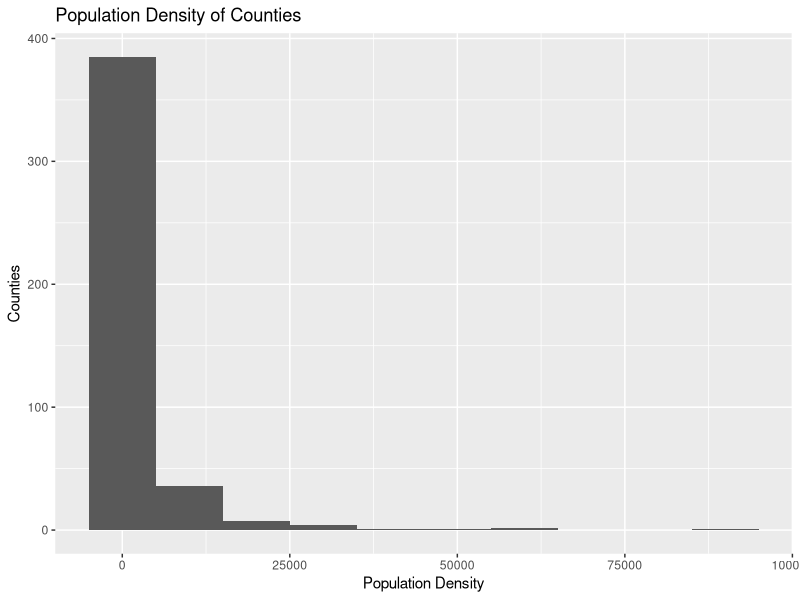
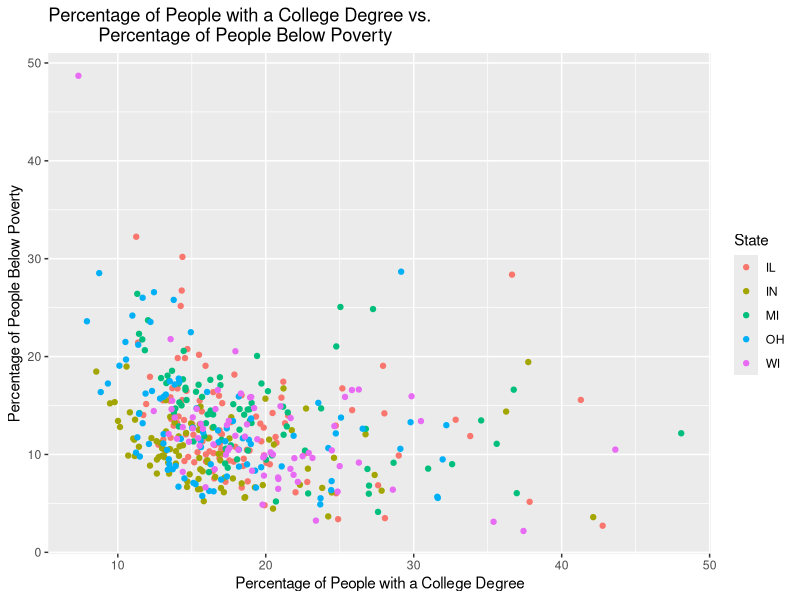
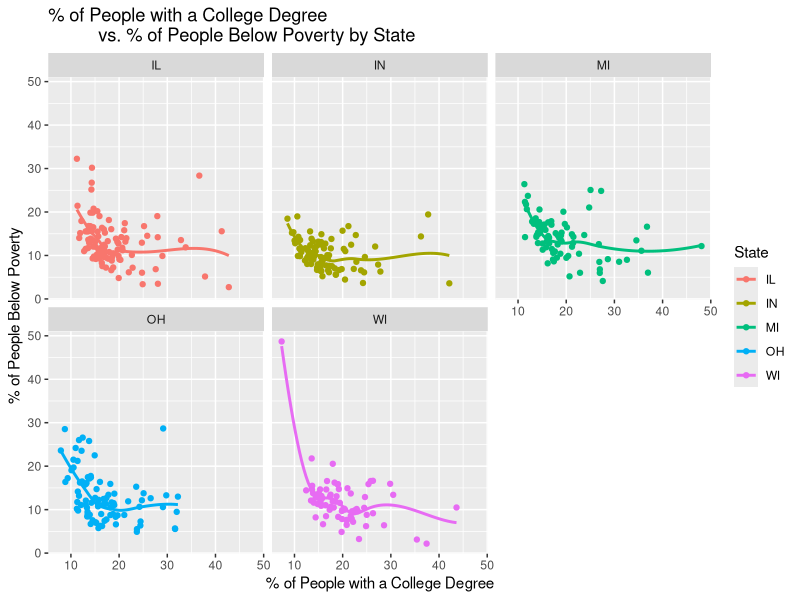
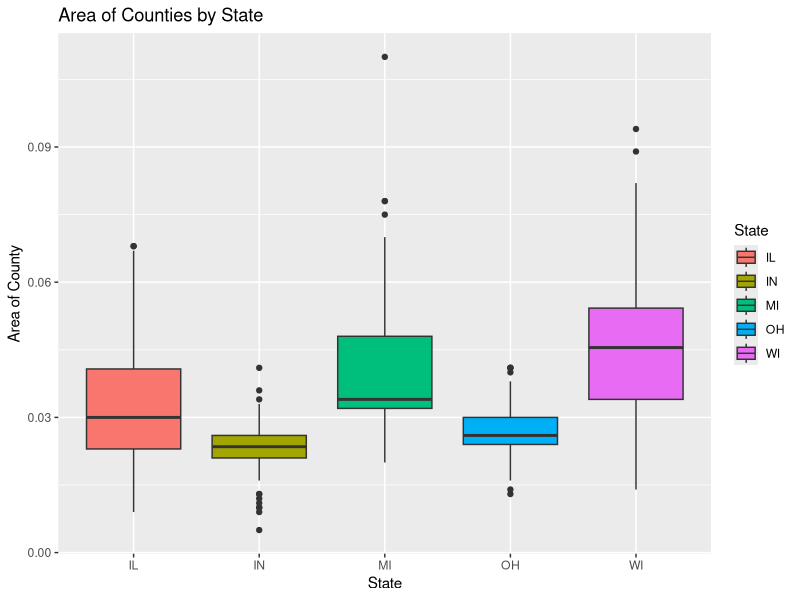
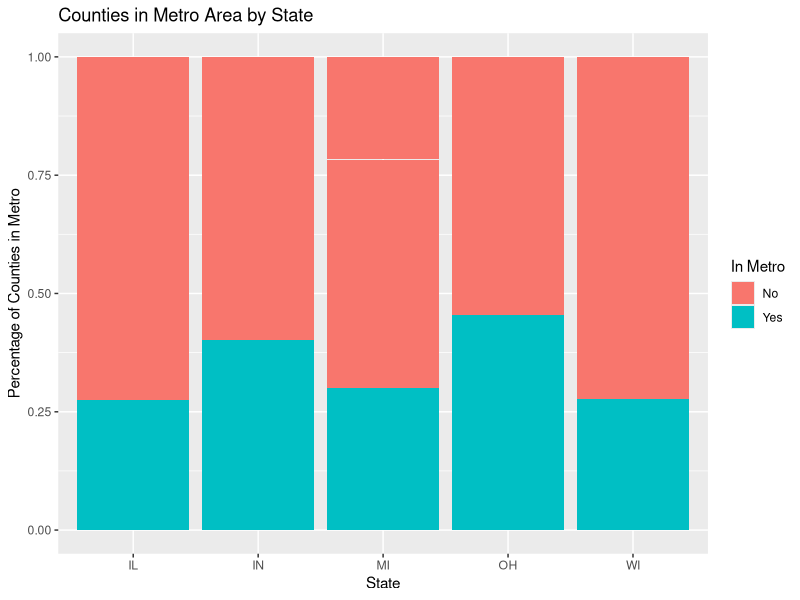
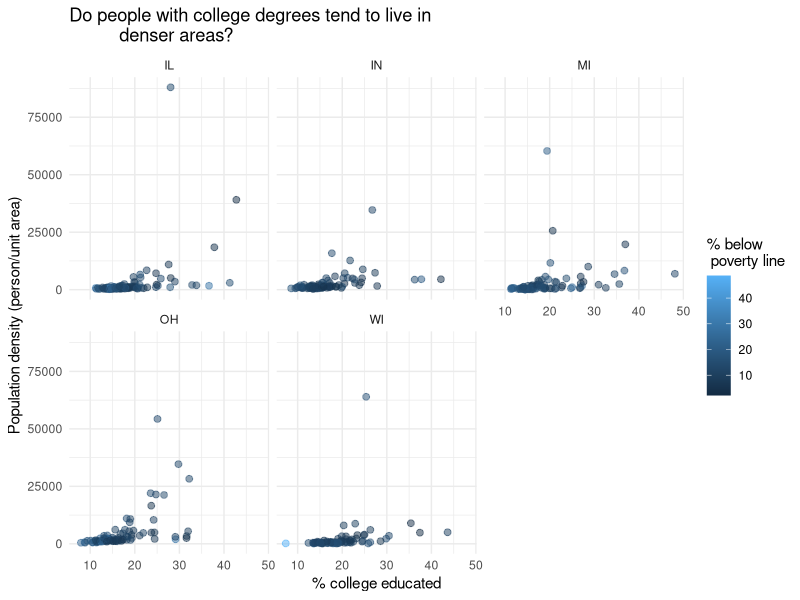

Write the R code that produced these figures, in order.
## ---- chunk 1
#| label: load-packages
#| message: false

library(tidyverse)
library(viridis)

## ---- chunk 2
#| label: glimpse
glimpse(midwest)

## ---- chunk 3

#| label: histogram-population-density-of-counties

ggplot(midwest, aes(x = popdensity)) +
  geom_histogram(binwidth = 10000) + labs(x = "Population Density", 
      y = "Counties") + ggtitle("Population Density of Counties")

## ---- chunk 4

#| label: degree-versus-poverty-scatterplot

ggplot(midwest, aes(x = percollege, y = percbelowpoverty, color = state)) +
  geom_point() + 
  scale_fill_viridis_d() +
  labs(x = "Percentage of People with a College Degree", 
       y = "Percentage of People Below Poverty", color = "State") + 
  ggtitle("Percentage of People with a College Degree vs. 
          Percentage of People Below Poverty")

## ---- chunk 5
#| label: generate-scatterplots-by-state

ggplot(midwest, aes(x = percollege, y = percbelowpoverty, color = state)) +
  geom_point() + 
  scale_fill_viridis_d() + 
  geom_smooth(se = FALSE) + 
  facet_wrap(~state) +  
  labs(x = "% of People with a College Degree", 
       y = "% of People Below Poverty", color = "State") + 
  ggtitle("% of People with a College Degree 
          vs. % of People Below Poverty by State")

## ---- chunk 6

#| label: boxplot-area-of-counties-by-state

ggplot(midwest, aes(x = state, y = area, fill = state)) + 
  geom_boxplot() +
labs(x = "State", y = "Area of County", 
     fill = "State") + 
  ggtitle("Area of Counties by State")

## ---- chunk 7
#| label: generate-segmented-bar-chart

midwest <- midwest |>
  mutate(metro = if_else(inmetro == 1, "Yes", "No"))
ggplot(data = midwest, aes(x = state, fill = metro, y=1)) +
  geom_bar(position = "fill", stat = "identity") +
labs(x = "State", y = "Percentage of Counties in Metro", 
     fill = "In Metro") +
ggtitle("Counties in Metro Area by State")

## ---- chunk 8
#| label: generate-college-degree-plot

ggplot(midwest, aes(x = percollege, y=popdensity, color=percbelowpoverty)) +
  geom_point(alpha = 0.5, size = 2) + facet_wrap(~state) + 
  labs(x = "% college educated", y = "Population density (person/unit area)", 
       color = "% below \n poverty line") + 
  ggtitle("Do people with college degrees tend to live in 
          denser areas?") + 
  theme_minimal()
